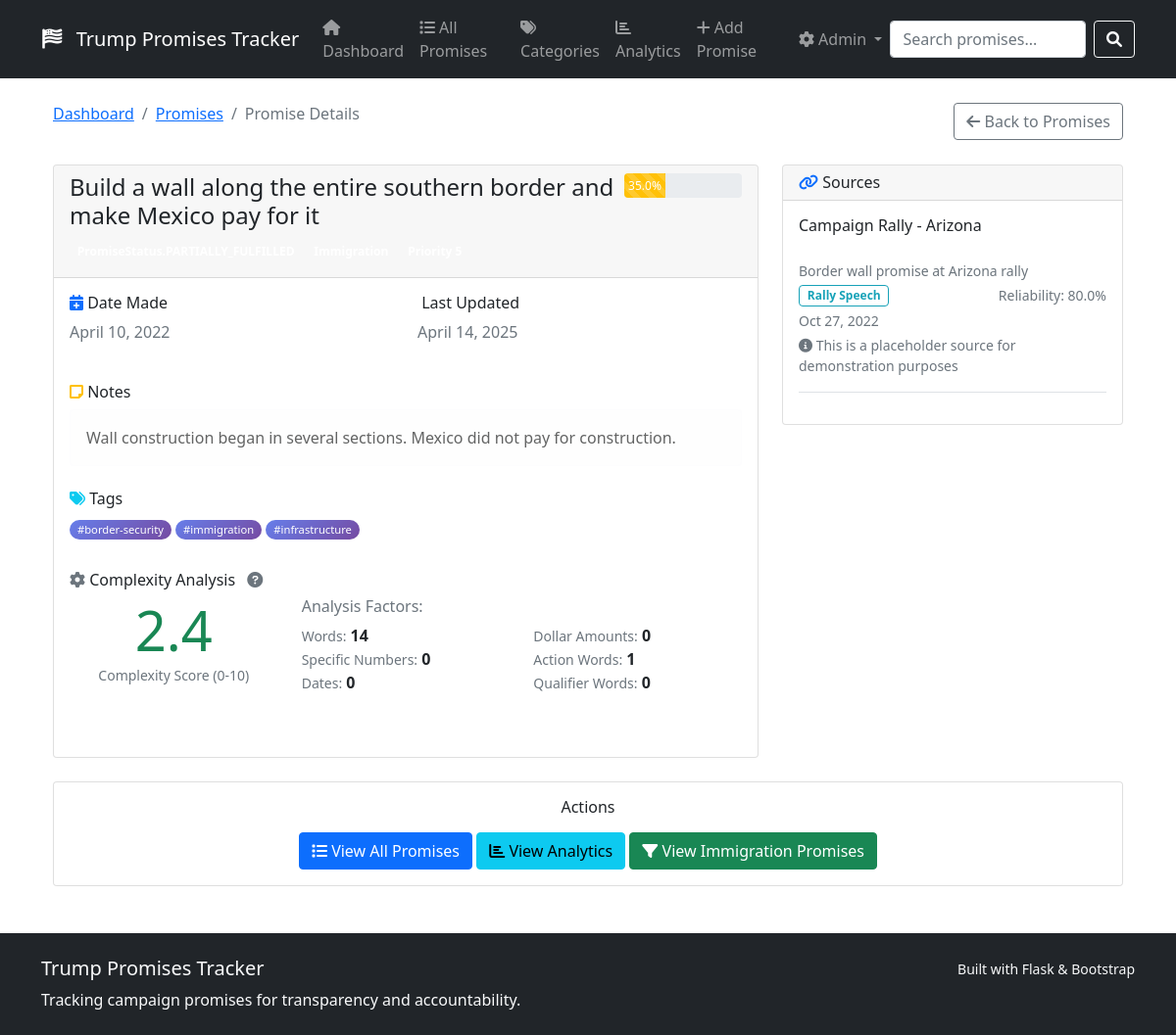
Screenshot of /promise/1 with the database file from the repository.
### tables this page shows
CREATE TABLE promises (
                    id INTEGER PRIMARY KEY AUTOINCREMENT,
                    text TEXT NOT NULL,
                    category TEXT NOT NULL,
                    status TEXT NOT NULL,
                    priority INTEGER DEFAULT 3,
                    date_made TEXT,
                    date_updated TEXT NOT NULL,
                    tags TEXT,  -- JSON array
                    notes TEXT,
                    progress_percentage REAL DEFAULT 0.0,
                    related_promises TEXT,  -- JSON array of IDs
                    created_at TEXT NOT NULL
                );

CREATE TABLE sources (
                    id INTEGER PRIMARY KEY AUTOINCREMENT,
                    url TEXT,
                    title TEXT NOT NULL,
                    source_type TEXT NOT NULL,
                    date TEXT,
                    description TEXT,
                    reliability_score REAL DEFAULT 1.0,
                    created_at TEXT NOT NULL
                );

### app/web/routes.py (the view)
    @app.route('/promise/<int:promise_id>')
    def promise_detail(promise_id: int):
        promise = db_manager.get_promise(promise_id)
        if not promise:
            flash('Promise not found.', 'error')
            return redirect(url_for('promises'))
        progress_updates = db_manager.get_progress_updates(promise_id)
        similar_promises = analyzer.find_similar_promises(promise, threshold=0.2)[:5]
        complexity_analysis = analyzer.analyze_promise_complexity(promise)
        return render_template('promise_detail.html',
                             promise=promise,
                             progress_updates=progress_updates,
                             similar_promises=similar_promises,
                             complexity=complexity_analysis)

### app/analyzer.py (called while the page is built)
    def find_similar_promises(self, promise: Promise, threshold: float = 0.3) -> List[Tuple[Promise, float]]:
        all_promises = self.db_manager.get_all_promises()
        similar_promises = []
        for other_promise in all_promises:
            if other_promise.id == promise.id:
                continue
            similarity = self._calculate_text_similarity(promise.text, other_promise.text)
            if similarity >= threshold:
                similar_promises.append((other_promise, similarity))
        similar_promises.sort(key=lambda x: x[1], reverse=True)
        return similar_promises

    def _calculate_text_similarity(self, text1: str, text2: str) -> float:
        words1 = set(re.findall(r'\w+', text1.lower()))
        words2 = set(re.findall(r'\w+', text2.lower()))
        if not words1 or not words2:
            return 0.0
        intersection = words1.intersection(words2)
        union = words1.union(words2)
        return len(intersection) / len(union) if union else 0.0

    def _classify_specificity(self, score: float) -> str:
        if score >= 0.7:
            return "Very Specific"
        elif score >= 0.5:
            return "Specific"
        elif score >= 0.3:
            return "Moderate"
        elif score >= 0.1:
            return "Vague"
        else:
            return "Very Vague"

### app/database.py (called while the page is built, shortened)
    @contextmanager
    def get_connection(self):
        conn = sqlite3.connect(self.db_path, timeout=30.0)
        conn.row_factory = sqlite3.Row  # Enable column access by name
        conn.execute("PRAGMA journal_mode=WAL")  # Enable WAL mode for better concurrency
        try:
            yield conn
        except Exception:
            conn.rollback()
            raise
        finally:
            conn.close()

    def get_progress_updates(self, promise_id: int) -> List[ProgressUpdate]:
        with self.get_connection() as conn:
            cursor = conn.cursor()
            cursor.execute("""
                SELECT * FROM progress_updates
                WHERE promise_id = ?
                ORDER BY date DESC
            """, (promise_id,))
            rows = cursor.fetchall()
            updates = []
            return updates

### app/web/templates/promise_detail.html (shortened to what this page needs)
{% extends "base.html" %}
{% block content %}
<div class="container-fluid mt-4">
    <div class="row">
        <div class="col-12">
            <div class="d-flex justify-content-between align-items-center mb-4">
                <div>
                    <nav aria-label="breadcrumb">
                        <ol class="breadcrumb">
                            <li class="breadcrumb-item"><a href="{{ url_for('index') }}">Dashboard</a></li>
                            <li class="breadcrumb-item"><a href="{{ url_for('promises') }}">Promises</a></li>
                            <li class="breadcrumb-item active" aria-current="page">Promise Details</li>
                        </ol>
                    </nav>
                </div>
                <div>
                    <a href="{{ url_for('promises') }}" class="btn btn-outline-secondary">
                        <i class="fas fa-arrow-left"></i> Back to Promises
                    </a>
                </div>
            </div>
        </div>
    </div>
    <div class="row">
        <div class="col-lg-8">
            <div class="card">
                <div class="card-header">
                    <div class="d-flex justify-content-between align-items-start">
                        <div>
                            <h4 class="mb-2">{{ promise.text }}</h4>
                            <div class="mb-2">
                                <span class="badge badge-{{ 'success' if promise.status == 'Fulfilled' else 'warning' if promise.status == 'In Progress' else 'info' if promise.status == 'Partially Fulfilled' else 'danger' if promise.status == 'Broken' else 'secondary' }} mr-2">
                                </span>
                                <span class="badge badge-primary mr-2">{{ promise.category }}</span>
                                <span class="badge badge-{{ 'danger' if promise.priority == 5 else 'warning' if promise.priority == 4 else 'info' if promise.priority == 3 else 'secondary' }}">
                                </span>
                            </div>
                        </div>
                        <div class="text-right">
                            <div class="progress" style="width: 120px; height: 25px;">
                                <div class="progress-bar progress-bar-striped
                                    {{ 'bg-success' if promise.progress_percentage >= 75 else 'bg-warning' if promise.progress_percentage >= 25 else 'bg-info' }}"
                                     role="progressbar"
                                     style="width: {{ promise.progress_percentage }}%"
                                     aria-valuenow="{{ promise.progress_percentage }}"
                                     aria-valuemin="0"
                                     aria-valuemax="100">
                                    {{ promise.progress_percentage }}%
                                </div>
                            </div>
                        </div>
                    </div>
                </div>
                <div class="card-body">
                    <div class="row mb-4">
                        <div class="col-md-6">
                            <h6><i class="fas fa-calendar-plus text-primary"></i> Date Made</h6>
                            <p class="text-muted">{{ promise.date_made.strftime('%B %d, %Y') if promise.date_made else 'Not specified' }}</p>
                        </div>
                        <div class="col-md-6">
                            <h6> Last Updated</h6>
                            <p class="text-muted">{{ promise.date_updated.strftime('%B %d, %Y') if promise.date_updated else 'Never updated' }}</p>
                        </div>
                    </div>
                    {% if promise.notes %}
                    <div class="mb-4">
                        <h6><i class="fas fa-sticky-note text-warning"></i> Notes</h6>
                        <div class="alert alert-light">
                            {{ promise.notes }}
                        </div>
                    </div>
                    {% endif %}
                    {% if promise.tags %}
                    <div class="mb-4">
                        <h6><i class="fas fa-tags text-info"></i> Tags</h6>
                        <div>
                            {% for tag in promise.tags %}
                                <span class="badge tag-badge mr-2 mb-2">#{{ tag }}</span>
                            {% endfor %}
                        </div>
                    </div>
                    {% endif %}
                    {% if complexity %}
                    <div class="mb-4">
                        <h6>
                            <i class="fas fa-cog text-secondary"></i> Complexity Analysis
                            <i class="fas fa-question-circle text-muted ms-2"
                               data-bs-toggle="modal"
                               data-bs-target="#complexityModal"
                               style="cursor: pointer;"
                               title="Learn how complexity is calculated"></i>
                        </h6>
                        <div class="row">
                            <div class="col-md-4">
                                <div class="text-center">
                                    <div class="display-4 text-{{ 'danger' if complexity.complexity_score >= 0.8 else 'warning' if complexity.complexity_score >= 0.5 else 'success' }}">
                                        {{ "%.1f"|format(complexity.complexity_score * 10) }}
                                    </div>
                                    <small class="text-muted">Complexity Score (0-10)</small>
                                    <div class="mt-2">
                                        <span class="badge badge-{{ 'danger' if complexity.complexity_score >= 0.8 else 'warning' if complexity.complexity_score >= 0.5 else 'success' }}">
                                        </span>
                                    </div>
                                </div>
                            </div>
                            <div class="col-md-8">
                                <div class="mb-3">
                                    <h6 class="text-muted mb-2">Analysis Factors:</h6>
                                    <div class="row">
                                        <div class="col-6">
                                            <small class="text-muted">Words:</small> <strong>{{ complexity.word_count }}</strong><br>
                                            <small class="text-muted">Specific Numbers:</small> <strong>{{ complexity.specific_numbers }}</strong><br>
                                            <small class="text-muted">Dates:</small> <strong>{{ complexity.specific_dates }}</strong>
                                        </div>
                                        <div class="col-6">
                                            <small class="text-muted">Dollar Amounts:</small> <strong>{{ complexity.specific_amounts }}</strong><br>
                                            <small class="text-muted">Action Words:</small> <strong>{{ complexity.action_words }}</strong><br>
                                            <small class="text-muted">Qualifier Words:</small> <strong>{{ complexity.qualifier_words }}</strong>
                                        </div>
                                    </div>
                                </div>
                            </div>
                        </div>
                    </div>
                    {% endif %}
                </div>
            </div>
        </div>
        <div class="col-lg-4">
            <div class="card mb-4">
                <div class="card-header">
                    <h6 class="mb-0"><i class="fas fa-link text-primary"></i> Sources</h6>
                </div>
                <div class="card-body">
                    {% if promise.sources %}
                        {% for source in promise.sources %}
                        <div class="mb-3 pb-3 border-bottom">
                            <h6 class="mb-1">
                                {% if source.url and not 'example.com' in source.url %}
                                <a href="{{ source.url }}" target="_blank" class="text-decoration-none">
                                    {{ source.title }}
                                    <i class="fas fa-external-link-alt fa-sm ml-1"></i>
                                </a>
                                {% else %}
                                {{ source.title }}
                                <span class="badge badge-warning ml-2">Placeholder Source</span>
                                {% endif %}
                            </h6>
                            <p class="text-muted small mb-1">{{ source.description }}</p>
                            <div class="d-flex justify-content-between align-items-center">
                                <span class="badge badge-outline-info">{{ source.source_type.value if source.source_type else 'Unknown' }}</span>
                                <small class="text-muted">
                                    {% if source.reliability_score %}
                                        Reliability: {{ (source.reliability_score * 100)|round }}%
                                    {% endif %}
                                </small>
                            </div>
                            {% if source.date %}
                                <small class="text-muted d-block mt-1">{{ source.date.strftime('%b %d, %Y') }}</small>
                            {% endif %}
                            {% if source.url and 'example.com' in source.url %}
                                <small class="text-muted d-block mt-1">
                                    <i class="fas fa-info-circle"></i> This is a placeholder source for demonstration purposes
                                </small>
                            {% endif %}
                        </div>
                        {% endfor %}
                    {% else %}
                        <div class="text-center text-muted py-3">
                            <i class="fas fa-link fa-2x mb-2"></i>
                            <p class="mb-0">No sources available</p>
                        </div>
                    {% endif %}
                </div>
            </div>
        </div>
    </div>
    <div class="row mt-4">
        <div class="col-12">
            <div class="card">
                <div class="card-body text-center">
                    <h6 class="mb-3">Actions</h6>
                    <a href="{{ url_for('promises') }}" class="btn btn-primary mr-2">
                        <i class="fas fa-list"></i> View All Promises
                    </a>
                    <a href="{{ url_for('analytics') }}" class="btn btn-info mr-2">
                        <i class="fas fa-chart-bar"></i> View Analytics
                    </a>
                    <a href="{{ url_for('promises', category=promise.category) }}" class="btn btn-success">
                        <i class="fas fa-filter"></i> View {{ promise.category }} Promises
                    </a>
                </div>
            </div>
        </div>
    </div>
</div>
{% endblock %}

### app/web/templates/promise_detail.html (style rules this page uses)
.badge-outline-info { color: #17a2b8; border: 1px solid #17a2b8; background-color: transparent; }
.progress-bar-striped { background-image: linear-gradient(45deg, rgba(255,255,255,.15) 25%, transparent 25%, transparent 50%, rgba(255,255,255,.15) 50%, rgba(255,255,255,.15) 75%, transparent 75%, transparent); background-size: 1rem 1rem; }
.tag-badge { background: linear-gradient(135deg, #667eea 0%, #764ba2 100%); color: white; border: none; font-weight: 500; font-size: 0.7rem; padding: 0.25rem 0.5rem; border-radius: 12px; text-transform: lowercase; transition: all 0.2s ease; }

### rows the page displays
promises: text "Build a wall along the entire southern border and make Mexico pay for it", progress_percentage "35.0", notes "Wall construction began in several sections. Mexico did not pay for construction.", category "Immigration"
sources: title "Campaign Rally - Arizona", description "Border wall promise at Arizona rally", source_type "Rally Speech", (source.reliability_score*100)|round "80.0", date "Oct 27, 2022", shows "This is a placeholder source for demonstration purposes"

### other values shown
{{ tag }} "border-security" "immigration" "infrastructure"
{{ "%.1f"|format(complexity.complexity_score * 10) }} "2.4"
{{ complexity.word_count }} "14"
{{ complexity.specific_numbers }} "0"
{{ complexity.specific_dates }} "0"
{{ complexity.specific_amounts }} "0"
{{ complexity.action_words }} "1"
{{ complexity.qualifier_words }} "0"
